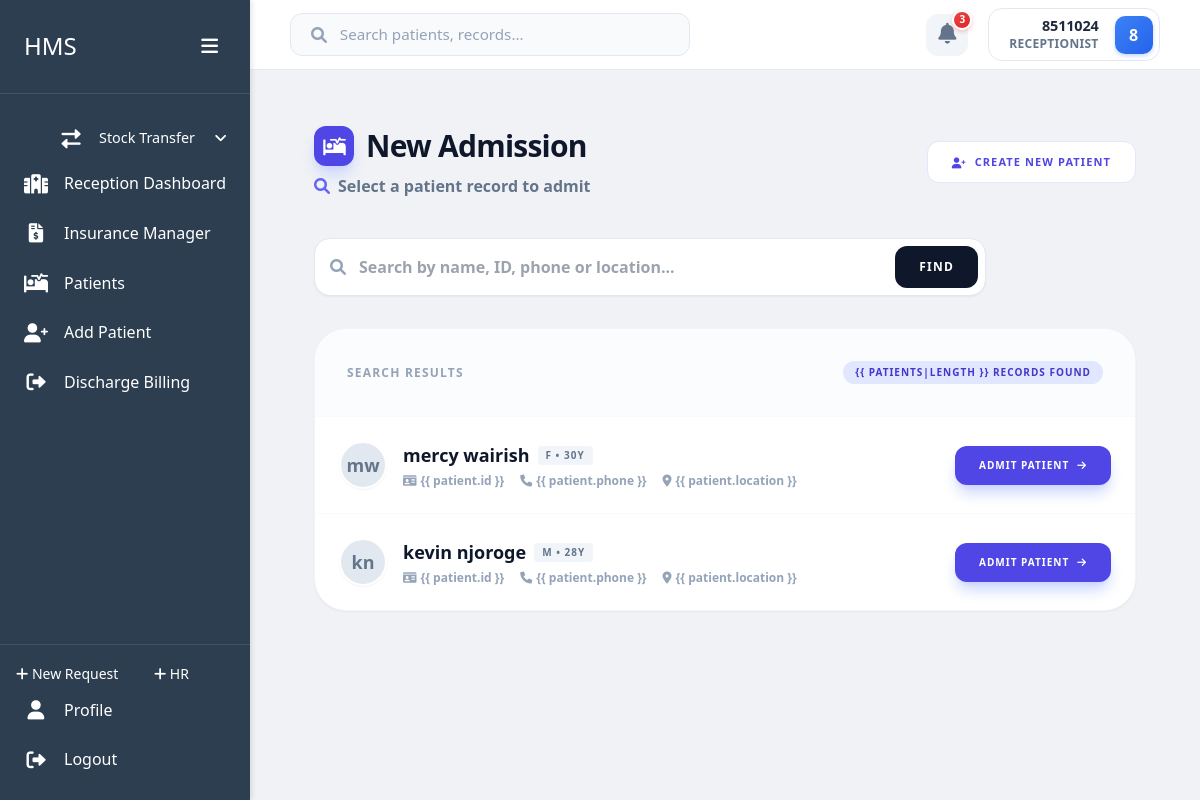
Page /inpatient/admit/new/ (signed in) on the earlier database version.
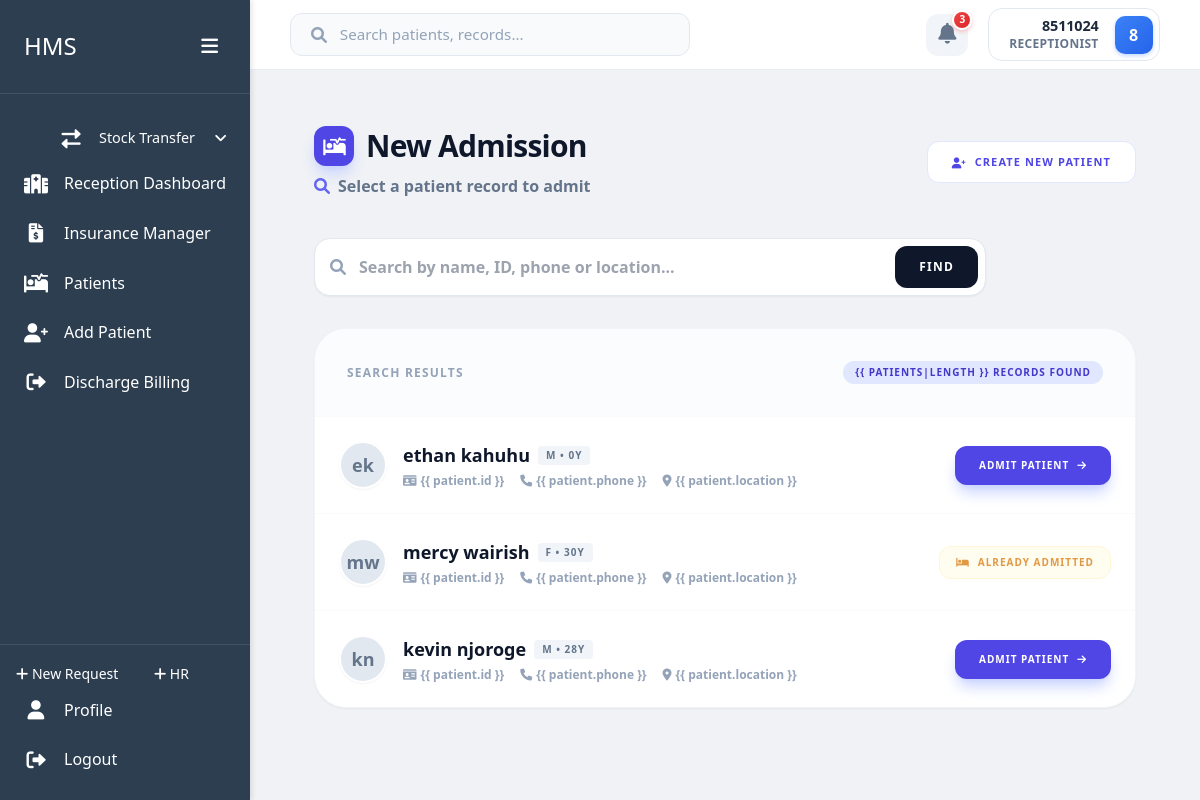
Same page on the later database version.
### home/models.py (models this page shows, shortened)
class Patient(models.Model):
    GENDER_CHOICES = [
        ('M', 'Male'),
        ('F', 'Female'),
        ('O', 'Other'),
        ('N', 'Prefer not to say')
    ]
    first_name = models.CharField(max_length=100)
    last_name = models.CharField(max_length=100)
    id_number = models.CharField(max_length=20, unique=True, null=True, blank=True)
    date_of_birth = models.DateField()
    age = models.PositiveIntegerField(editable=False)  # Will be calculated automatically
    phone = models.CharField(max_length=15)
    location = models.CharField(max_length=200)
    gender = models.CharField(max_length=1, choices=GENDER_CHOICES)
    created_at = models.DateTimeField(auto_now_add=True)
    updated_at = models.DateTimeField(auto_now=True)
    created_by = models.ForeignKey('users.User', on_delete=models.SET_NULL, null=True, related_name='patients_created')
    @property
    def full_name(self):
        return f"{self.first_name} {self.last_name}"

### inpatient/views.py (the view)
# urls.py: path('admit/new/', views.admission_patient_list, name='new_admission'),
@login_required
def admission_patient_list(request):
    query = request.GET.get('search', '')
    if query:
        patients = Patient.objects.filter(
            Q(first_name__icontains=query) |
            Q(last_name__icontains=query) |
            Q(phone__icontains=query) |
            Q(id_number__icontains=query)
        ).order_by('-created_at')
    else:
        patients = Patient.objects.all().order_by('-created_at')[:20]  # Limit initial load
    for patient in patients:
        patient.is_admitted = Admission.objects.filter(patient=patient, status='Admitted').exists()
    return render(request, 'inpatient/admission_patient_list.html', {
        'patients': patients,
        'title': 'New Admission - Select Patient'
    })

### users/models.py (called while the page is built)
    @property
    def username(self):
        return f"{self.first_name} {self.last_name}".strip() if self.first_name or self.last_name else self.id_number

    def get_full_name(self):
        return self.username

### inpatient/templates/inpatient/admission_patient_list.html (shortened to what the changed rows need)
{% extends 'users/dashboard_base.html' %}
{% load static %}
{% block content %}
    <div class="px-8 py-6 max-w-[1400px] mx-auto">
        <div class="flex flex-col md:flex-row justify-between items-start md:items-center gap-6 mb-10">
            <div>
                <h1 class="text-3xl font-black text-slate-900 tracking-tight flex items-center gap-3">
                    <span class="w-10 h-10 rounded-xl bg-indigo-600 flex items-center justify-center text-white text-lg shadow-lg shadow-indigo-200">
                        <i class="fas fa-procedures"></i>
                    </span>
                    New Admission
                </h1>
            </div>
        </div>
        <div class="bg-white rounded-[32px] shadow-sm border border-slate-100 overflow-hidden">
            <div class="p-8 border-b border-slate-50 bg-slate-50/50 flex justify-between items-center">
                <h2 class="text-xs font-black text-slate-400 uppercase tracking-widest">Search Results</h2>
            </div>
            <div class="divide-y divide-slate-50">
                {% for patient in patients %}
                    <div class="p-6 hover:bg-indigo-50/30 transition-colors group">
                        <div class="flex flex-col md:flex-row md:items-center justify-between gap-6">
                            <div class="flex items-center gap-4">
                                <div class="w-12 h-12 rounded-full bg-slate-200 flex items-center justify-center text-slate-500 text-lg font-bold border-2 border-white shadow-sm">{{ patient.first_name|first }}{{ patient.last_name|first }}</div>
                                <div>
                                    <div class="flex items-center gap-2 mb-1">
                                        <h3 class="text-lg font-black text-slate-900">{{ patient.full_name }}</h3>
                                        <span class="px-2 py-0.5 bg-slate-100 text-slate-500 text-[10px] font-black rounded uppercase tracking-widest">{{ patient.gender }} • {{ patient.age }}Y</span>
                                    </div>
                                    <div class="flex items-center gap-4 text-xs font-bold text-slate-400">
                                        <span class="flex items-center gap-1"><i class="fas fa-id-card"></i> {{ patient.id
                                        }}</span>
                                        <span class="flex items-center gap-1"><i class="fas fa-phone"></i> {{ patient.phone
                                        }}</span>
                                        <span class="flex items-center gap-1"><i class="fas fa-map-marker-alt"></i> {{
                                        patient.location }}</span>
                                    </div>
                                </div>
                            </div>
                            <div>
                                {% if patient.is_admitted %}
                                    <span class="px-4 py-2 bg-amber-50 text-amber-600 rounded-xl text-[10px] font-black uppercase tracking-widest border border-amber-100 flex items-center gap-2 cursor-not-allowed opacity-75">
                                        <i class="fas fa-bed"></i> Already Admitted
                                    </span>
                                {% else %}
                                    <a href="{% url 'inpatient:admit_patient' patient.pk %}" class="px-6 py-3 bg-indigo-600 text-white rounded-xl text-[10px] font-black uppercase tracking-widest shadow-lg shadow-indigo-200 hover:bg-indigo-700 hover:-translate-y-0.5 transition-all flex items-center gap-2 group-hover:scale-105">
                                        Admit Patient <i class="fas fa-arrow-right"></i>
                                    </a>
                                {% endif %}
                            </div>
                        </div>
                    </div>
                {% endfor %}
            </div>
        </div>
    </div>
{% endblock %}

Differences in the rows shown:
added Patient: first_name|first "e", last_name|first "k", full_name "ethan kahuhu", gender "M", age "0", shows "ADMIT PATIENT"
computed for Patient "mercy wairish": text "ADMIT PATIENT" → "ALREADY ADMITTED"
